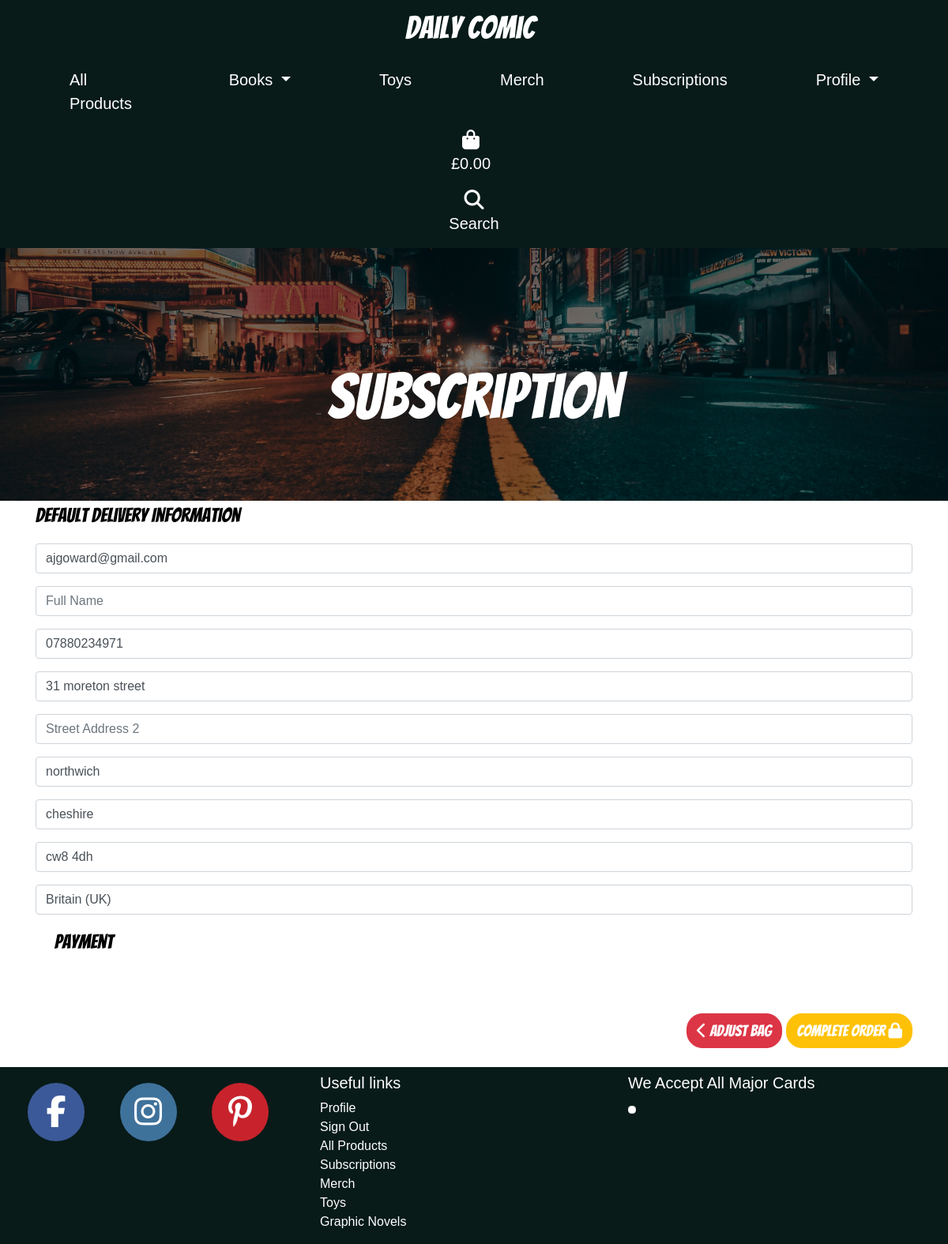
Page /subscription/makesub/ (signed in) on the committed database.
### profiles/models.py (models this page shows, shortened)
class  Userprofiles(models.Model):
    user = models.OneToOneField(User, on_delete=models.CASCADE)
    default_email = models.CharField(max_length=80,
                                               null=True, blank=True)
    default_full_name = models.CharField(max_length=80,
                                               null=True, blank=True)
    default_phone_number = models.CharField(max_length=20,
                                            null=True, blank=True)
    default_street_address1 = models.CharField(max_length=80,
                                               null=True, blank=True)
    default_street_address2 = models.CharField(max_length=80,
                                               null=True, blank=True)
    default_town_or_city = models.CharField(max_length=40,
                                            null=True, blank=True)
    default_county = models.CharField(max_length=80,
                                      null=True, blank=True)
    default_postcode = models.CharField(max_length=20,
                                        null=True, blank=True)
    default_country = CountryField(blank_label='Country',
                                   null=True, blank=True)

### subscription/views.py (the view)
# urls.py: path('makesub/', views.make_subscription, name='makesub'),
def make_subscription(request):
    stripe_public_key = settings.STRIPE_PUBLIC_KEY
    stripe_secret_key = settings.STRIPE_SECRET_KEY
    stripe.api_key = stripe_secret_key
    profile = get_object_or_404(Userprofiles, user=request.user)
    template = "subscription/makesub.html"
    form = ProfileForm(instance=profile)
    context = {
        'stripe_public_key': stripe_public_key,
        'form': form,
        'on_profile': True,
    }
    return render(request, template, context)

### profiles/forms.py
class ProfileForm(forms.ModelForm):
    class Meta:
        model = Userprofiles
        exclude = ('user',)
    def __init__(self, *args, **kwargs):
        super().__init__(*args, **kwargs)
        placeholders = {
            'default_email': 'email',
            'default_full_name': 'Full Name',
            'default_phone_number': 'Phone Number',
            'default_country': 'Country',
            'default_postcode': 'Postal Code',
            'default_town_or_city': 'Town or City',
            'default_street_address1': 'Street Address 1',
            'default_street_address2': 'Street Address 2',
            'default_county': 'County',
        }
        self.fields['default_phone_number'].widget.attrs['autofocus'] = True
        for field in self.fields:
            if self.fields[field].required:
                placeholder = f'{placeholders[field]} *'
            else:
                placeholder = placeholders[field]
            self.fields[field].widget.attrs['placeholder'] = placeholder
            self.fields[field].widget.attrs['class'] = ''
            self.fields[field].label = False

### bag/contexts.py (called while the page is built, shortened)
def basket_contents(request):
    bag_items = []
    total = 0
    product_count = 0
    bag = request.session.get('bag', {})
    if total < settings.FREE_DELIVERY_THRESHOLD:
        delivery = total * Decimal(settings.STANDARD_DELIVERY_PERCENTAGE / 100)
        free_delivery_delta = settings.FREE_DELIVERY_THRESHOLD - total
    else:
        delivery = 0
        free_delivery_delta = 0
    grand_total = delivery + total
    context = {
        'bag_items': bag_items,
        'total': total,
        'product_count': product_count,
        'delivery': delivery,
        'free_delivery_delta': free_delivery_delta,
        'free_delivery_threshold': settings.FREE_DELIVERY_THRESHOLD,
        'grand_total': grand_total,
    }
    return context

### subscription/templates/subscription/makesub.html (shortened to what this page needs)
{% extends "base.html" %}
{% load static %}
{% block content %}
      <div class="hero-image1">
	<div class="hero-text">
    <h1>Subscription</h1>
	</div>
</div>
<div class="container warpper">
  <p class="product-title">Default Delivery Information</p>
			<form class="mt-3 product-text" action="" method="POST" id="profile-update-form">
				{{ form|crispy }}
                 <fieldset class="px-3">
          <legend class="fieldset-label small px-2 w-auto product-title">
            Payment
          </legend>
        </fieldset>
        <div class="submit-button text-right mt-5 mb-2">
          <a
            href=""
            class="btn btn-danger produtPageButton mb-3"
          >
            <span class="icon">
              <i class="fas fa-chevron-left"></i>
            </span>
            <span class="">Adjust Bag</span>
          </a>
          <button
            id="submit-button"
            class="btn btn-warning produtPageButton mb-3"
          >
            <span class="">Complete Order</span>
            <span class="icon">
              <i class="fas fa-lock"></i>
            </span>
          </button></div>
			</form>
</div>
{% endblock %}

### static/css/base.css (style rules this page uses)
html { height: 100%; }
body, html { height: 100%; margin: 0; }
h1 { font-family: 'Bangers', sans-serif; font-size: 80px; }
.hero-image1 { background-image: linear-gradient(rgba(0, 0, 0, 0.5), rgba(0, 0, 0, 0.5)), url("/media/street.jpg"); height: 40%; background-color: black; background-position: center; background-repeat: no-repeat; background-size: cover; position: relative; }
.hero-text { text-align: center; position: absolute; top: 60%; left: 50%; transform: translate(-50%, -50%); color: white; }
.product-text { font-family: 'Playfair',sans-serif; font-size: 20px; }
.product-title { font-family: 'Bangers',sans-serif; font-size: 25px; color: black !important; }
.produtPageButton { color: #ffff !important; border-radius: 20px; font-family: 'Bangers',sans-serif; font-size: 20px; cursor: pointer; }
.form-group select { -webkit-appearance:none; }

### rows in the picture
Userprofiles: default_email "ajgoward@gmail.com", default_phone_number "07880234971", default_street_address1 "31 moreton street", default_town_or_city "northwich", default_county "cheshire", default_postcode "cw8 4dh", default_country "Britain (UK)"
